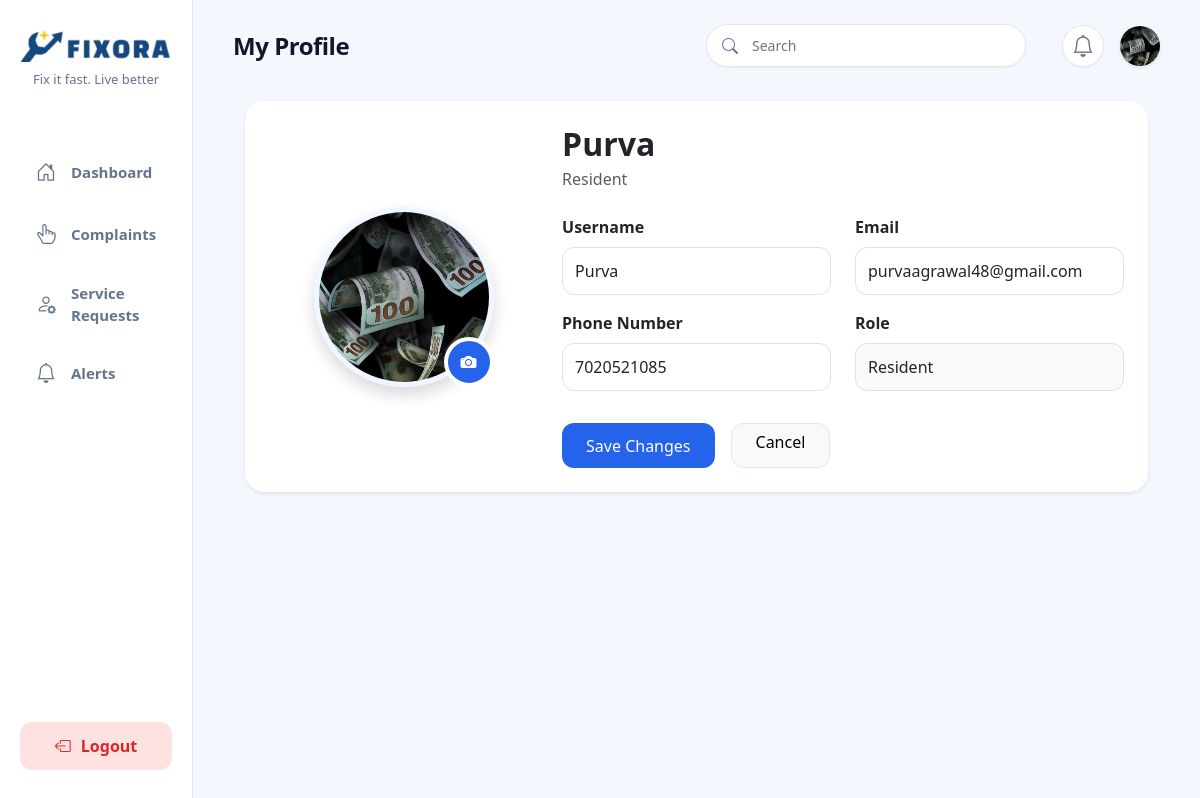
The page /profile/ (signed in) on the database its author committed.
### fixora_app/models.py (models this page shows, shortened)
class User(AbstractUser):
    ROLE_CHOICES = (
        ('superadmin', 'System Super Admin'),
        ('admin', 'Admin'),
        ('resident', 'Resident'),
        ('worker', 'Worker'),
    )
    role = models.CharField(max_length=15, choices=ROLE_CHOICES, default='resident')
    phone = models.CharField(max_length=15, blank=True, null=True)
    society = models.ForeignKey(
        Society,
        on_delete=models.CASCADE,
        null=True,
        blank=True,
        related_name='users'
    )
    profile_image = models.ImageField(
        upload_to='profile_images/',
        blank=True,
        null=True
    )
    otp = models.CharField(max_length=6, blank=True, null=True)
    otp_created_at = models.DateTimeField(blank=True, null=True)

### fixora_app/views.py (the view, shortened to what this page needs)
# urls.py: path('profile/', views.profile, name='profile'),
@login_required
def profile(request):
    return render(request, 'file/profile.html')

### fixora_app/context_processors.py (called while the page is built)
def unread_alerts(request):
    if request.user.is_authenticated:
        count = Alert.objects.filter(user=request.user, is_read=False).count()
        return {'unread_alerts_count': count}
    return {'unread_alerts_count': 0}

### templates/file/profile.html (shortened to what this page needs)
{% extends 'file/base.html' %}
{% load static %}
{% block content %}
<div class="container-fluid">
    <div class="card border-0 shadow-sm p-4" style="border-radius: 20px; background: white;">
        <div class="row align-items-center">
            <div class="col-lg-4 text-center mb-4 mb-lg-0">
                <form method="POST" enctype="multipart/form-data" action="{% url 'profile' %}">
                    <div class="position-relative d-inline-block">
                        {% if user.profile_image %}
                        <img id="profilePreview" src="{{ user.profile_image.url }}" class="rounded-circle shadow" style="width:180px; height:180px; object-fit:cover; border:5px solid #eff6ff;">
                        {% else %}
                        <div id="profilePreview"
                            class="rounded-circle shadow d-flex align-items-center justify-content-center" style=" width:180px; height:180px; border:5px solid #eff6ff; background:#f8fafc;">
                            <i class="bi bi-person-circle" style="font-size:180px;color:#2563EB">
                            </i>
                        </div>
                        {% endif %}
                        <label for="profileInput"
                            class="position-absolute bottom-0 end-0 d-flex align-items-center justify-content-center"
                            style="
                                   width: 50px;
                                   height: 50px;
                                   border-radius: 50%;
                                   background: #2563eb;
                                   color: white;
                                   cursor: pointer;
                                   border: 4px solid white;
                               ">
                            <i class="bi bi-camera-fill"></i>
                        </label>
                    </div>
            </div>
            <div class="col-lg-8">
                <h2 class="fw-bold mb-1">
                    {{ user.username|capfirst }}
                </h2>
                <p class="text-muted mb-4">
                    {{ user.get_role_display }}
                </p>
                <div class="row">
                    <div class="col-md-6 mb-3">
                        <label class="form-label fw-semibold">
                            Username
                        </label>
                        <input type="text" name="username" value="{{ user.username }}" class="form-control"
                            style="height: 48px; border-radius: 12px;">
                    </div>
                    <div class="col-md-6 mb-3">
                        <label class="form-label fw-semibold">
                            Email
                        </label>
                        <input type="email" name="email" value="{{ user.email }}" class="form-control"
                            style="height: 48px; border-radius: 12px;">
                    </div>
                    <div class="col-md-6 mb-3">
                        <label class="form-label fw-semibold">
                            Phone Number
                        </label>
                        <input type="text" name="phone" value="{{ user.phone }}" class="form-control" maxlength="10"
                            inputmode="numeric" oninput="this.value = this.value.replace(/[^0-9]/g, '').slice(0,10)"
                            placeholder="Enter 10-digit phone number" style="height: 48px; border-radius: 12px;">
                    </div>
                    <div class="col-md-6 mb-3">
                        <label class="form-label fw-semibold">
                            Role
                        </label>
                        <input type="text" value="{{ user.get_role_display }}" class="form-control" readonly style="
                                height: 48px;
                                border-radius: 12px;
                                background: #f8fafc;
                            ">
                    </div>
                </div>
                <div class="mt-3 d-flex gap-3">
                    <button type="submit" class="btn btn-primary px-4" style="
                            height: 45px;
                            border-radius: 12px;
                            background: #2563eb;
                            border: none;
                        ">
                        Save Changes
                    </button>
                    <a href="{% url 'dashboard_redirect' %}" class="btn btn-light px-4" style="
                           height: 45px;
                           border-radius: 12px;
                           border: 1px solid #e2e8f0;
                       ">
                        Cancel
                    </a>
                </div>
            </div>
        </div>
    </div>
</div>
{% endblock %}

### templates/file/base.html (shortened to what this page needs)
{% load static %}
<!DOCTYPE html>
<html lang="en">
<head>
    <link href="https://cdn.jsdelivr.net/npm/bootstrap@5.3.7/dist/css/bootstrap.min.css" rel="stylesheet">
    <link rel="stylesheet" href="https://cdn.jsdelivr.net/npm/bootstrap-icons@1.11.3/font/bootstrap-icons.min.css">
    <link rel="stylesheet" href="{% static 'css/dashboard.css' %}">
</head>
<body>
    <div class="dashboard-container">
        <aside class="sidebar">
            <div class="brand-section">
                {% if user.role == 'superadmin' %}
                    <a href="{% url 'superadmin_dashboard' %}">
                {% elif user.role == 'admin' %}
                    <a href="{% url 'admin_dashboard' %}">
                {% elif user.role == 'worker' %}
                    <a href="{% url 'worker_dashboard' %}">
                {% else %}
                    <a href="{% url 'resident_dashboard' %}">
                {% endif %}
                        <img src="{% static 'images/logo.png' %}" alt="Fixora Logo" class="sidebar-logo">
                    </a>
                <p class="tagline">Fix it fast. Live better</p>
            </div>
            <nav class="sidebar-menu">
                {% if user.role == 'superadmin' %}
                <a href="{% url 'superadmin_dashboard' %}" class="menu-item">
                    <i class="bi bi-globe2"></i> Platform Overview
                </a>
                <a href="{% url 'superadmin_analytics' %}" class="menu-item">
                    <i class="bi bi-graph-up-arrow"></i> Platform Analytics
                </a>
                <a href="{% url 'settings' %}" class="menu-item">
                    <i class="bi bi-gear"></i> System Settings
                </a>
                {% else %}
                <a href="{% url 'resident_dashboard' %}" class="menu-item">
                    <i class="bi bi-house-door"></i> Dashboard
                </a>
                <a href="{% url 'complaints_log' %}" class="menu-item">
                    <i class="bi bi-hand-index-thumb"></i> Complaints
                </a>
                <a href="{% url 'my_services' %}" class="menu-item">
                    <i class="bi bi-person-gear"></i> Service Requests
                </a>
                <a href="{% url 'alerts' %}" class="menu-item">
                    <i class="bi bi-bell"></i> Alerts
                </a>
                {% endif %}
            </nav>
            <div class="sidebar-footer">
                <a href="{% url 'logout' %}" class="btn-logout-sidebar">
                    <i class="bi bi-box-arrow-left"></i> Logout
                </a>
            </div>
        </aside>
        <div class="main-content-wrapper">
            <header class="top-navbar d-flex align-items-center justify-content-between">
                <div class="d-flex align-items-center gap-2 gap-md-3">
                    <div class="d-flex flex-column justify-content-center">
                        <h2 class="page-title m-0" style="line-height: 1;">
                            {% if request.resolver_match.url_name == 'resident_dashboard' %}
                                Dashboard
                            {% elif request.resolver_match.url_name == 'raise_complaint' %}
                                Raise Complaint
                            {% elif request.resolver_match.url_name == 'admin_dashboard' %}
                                Admin Dashboard
                            {% elif request.resolver_match.url_name == 'worker_dashboard' %}
                                Worker Dashboard
                            {% elif request.resolver_match.url_name == 'complaints_log' %}
                                Complaints
                            {% elif request.resolver_match.url_name == 'book_service' %}
                                Book a Service
                            {% elif request.resolver_match.url_name == 'my_services' %}
                                Requested Service
                            {% elif request.resolver_match.url_name == 'alerts' %}
                                Alerts
                            {% elif request.resolver_match.url_name == 'profile' %}
                                My Profile
                            {% elif request.resolver_match.url_name == 'change_password' %}
                                Change Password
                            {% elif request.resolver_match.url_name == 'verify_password_otp' %}
                                Verify OTP
                            {% elif request.resolver_match.url_name == 'settings' %}
                                Settings
                            {% else %}
                                Fixora
                            {% endif %}
                        </h2>
                    </div>
                </div>
                <div class="navbar-actions d-flex align-items-center m-0">
                    <form method="GET" class="search-box d-none d-md-flex align-items-center me-3">
                        <i class="bi bi-search"></i>
                        <input type="text" name="search" placeholder="Search" value="{{ request.GET.search }}" onkeyup="this.form.submit()">
                    </form>
                    <div class="d-flex align-items-center gap-3">
                        <div class="notification-bell m-0 position-relative">
                            <a href="{% url 'alerts' %}" class="text-secondary text-decoration-none d-flex align-items-center justify-content-center w-100 h-100">
                                <i class="bi bi-bell"></i>
                            </a>
                        </div>
                        <div class="dropdown m-0">
                            <a href="#" id="profileDropdown" data-bs-toggle="dropdown" aria-expanded="false" style="text-decoration:none; cursor:pointer;">
                                {% if user.profile_image %}
                                    <img src="{{ user.profile_image.url }}" class="rounded-circle shadow-sm" width="40" height="40" style="object-fit: cover;">
                                {% else %}
                                    <i class="bi bi-person-circle" style="font-size:32px; color:#2563EB;"></i>
                                {% endif %}
                            </a>
                        </div>
                    </div>
                </div>
            </header>
            <main class="content-body">
                {% block content %}
                {% endblock %}
            </main>
        </div>
    </div>
</body>
</html>

### static/css/dashboard.css (style rules this page uses)
:root { --primary: #2563eb; --primary-hover: #1d4ed8; --bg-main: #f4f7fe; --bg-sidebar: #ffffff; --text-dark: #0f172a; --text-muted: #64748b; --border-color: #e2e8f0; --shadow-sm: 0 1px 2px 0 rgb(0 0 0 / 0.05); --shadow-md: 0 4px 6px -1px rgb(0 0 0 / 0.05), 0 2px 4px -2px rgb(0 0 0 / 0.05); --shadow-lg: 0 10px 15px -3px rgb(0 0 0 / 0.05), 0 4px 6px -4px rgb(0 0 0 / 0.02); --radius-md: 12px; --radius-lg: 16px; --transition: all 0.3s cubic-bezier(0.4, 0, 0.2, 1); }
* { margin: 0; padding: 0; box-sizing: border-box; font-family: 'Segoe UI', system-ui, -apple-system, sans-serif; -webkit-font-smoothing: antialiased; }
body { background-color: var(--bg-main); min-height: 100vh; overflow-x: hidden; color: var(--text-dark); }
.dashboard-container { display: flex; height: 100vh; width: 100%; overflow: hidden; }
.sidebar { width: 260px; background-color: var(--bg-sidebar); display: flex; flex-direction: column; padding: 30px 20px; border-right: 1px solid var(--border-color); height: 100%; z-index: 50; }
.brand-section { text-align: center; margin-bottom: 40px; }
.sidebar-logo { width: 150px; cursor: pointer; transition: var(--transition); }
.tagline { font-size: 13px; color: var(--text-muted); margin-top: 8px; font-weight: 500; }
.sidebar-menu { display: flex; flex-direction: column; gap: 8px; flex-grow: 1; }
.menu-item { display: flex; align-items: center; gap: 15px; padding: 12px 16px; color: var(--text-muted); text-decoration: none; font-size: 15px; font-weight: 600; border-radius: var(--radius-md); transition: var(--transition); }
.menu-item i { font-size: 20px; }
.sidebar-footer { margin-top: auto; }
.btn-logout-sidebar { display: flex; align-items: center; justify-content: center; gap: 10px; width: 100%; padding: 12px; background-color: #fee2e2; color: #dc2626; border: none; border-radius: var(--radius-md); font-weight: 600; text-decoration: none; transition: var(--transition); }
.main-content-wrapper { flex-grow: 1; display: flex; flex-direction: column; height: 100vh; overflow-y: auto; background-color: var(--bg-main); }
.top-navbar { display: flex; justify-content: space-between; align-items: center; padding: 24px 40px; background: transparent; flex-wrap: wrap; gap: 15px; }
.page-title { font-size: 24px; font-weight: 700; color: var(--text-dark); letter-spacing: -0.5px; }
.navbar-actions { display: flex; align-items: center; gap: 20px; }
.search-box { position: relative; width: 320px; }
.search-box i { position: absolute; left: 16px; top: 50%; transform: translateY(-50%); color: var(--text-muted); }
.search-box input { width: 100%; padding: 10px 16px 10px 45px; background-color: #ffffff; border: 1px solid var(--border-color); border-radius: 50px; outline: none; font-size: 14px; transition: var(--transition); box-shadow: var(--shadow-sm); }
.notification-bell { position: relative; font-size: 22px; color: var(--text-muted); cursor: pointer; transition: var(--transition); background: white; width: 42px; height: 42px; display: flex; align-items: center; justify-content: center; border-radius: 50%; box-shadow: var(--shadow-sm); border: 1px solid var(--border-color); }
.content-body { padding: 10px 40px 40px 40px; flex-grow: 1; overflow-y: visible; }

### rows shown on the page
User: profile_image (picture), username "Purva", role "Resident", email "purvaagrawal48@gmail.com", phone "7020521085"
